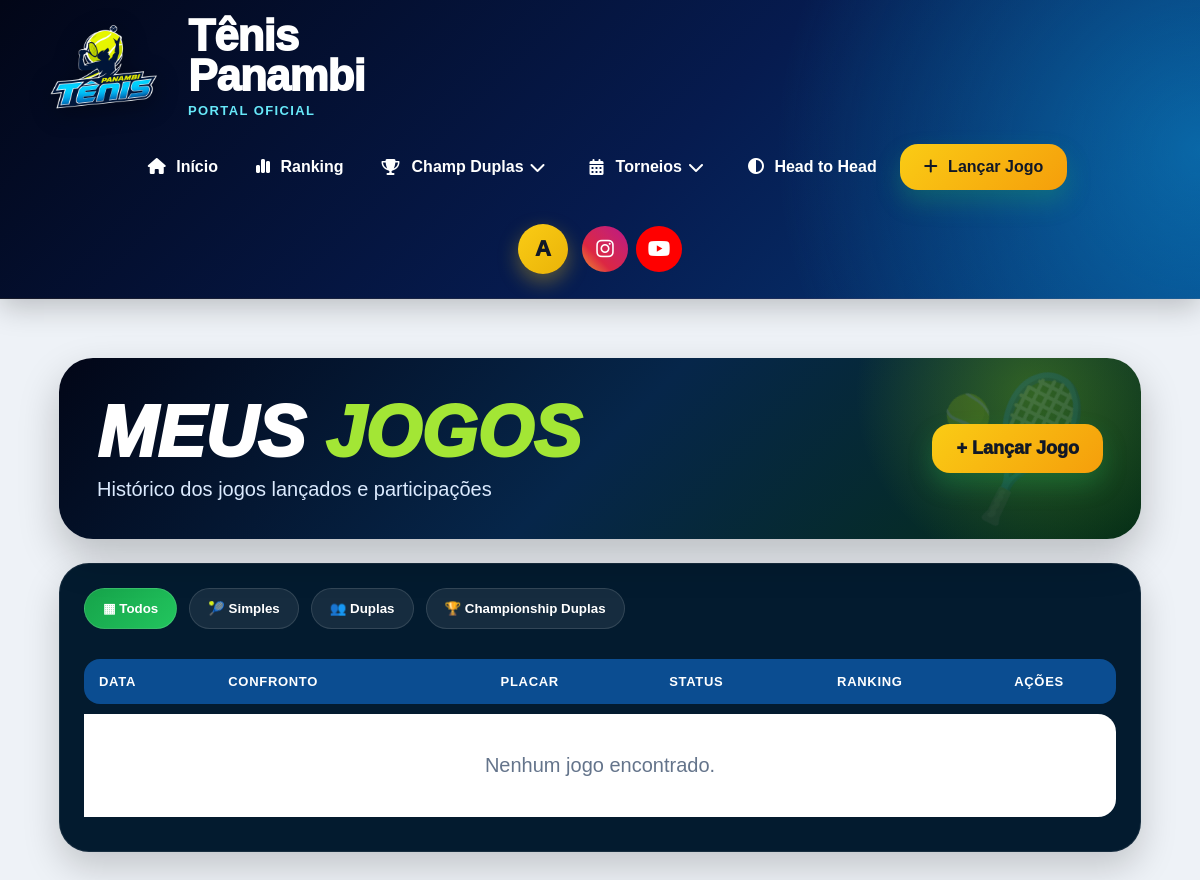
The app's page /meus-jogos/ (signed in), older data.
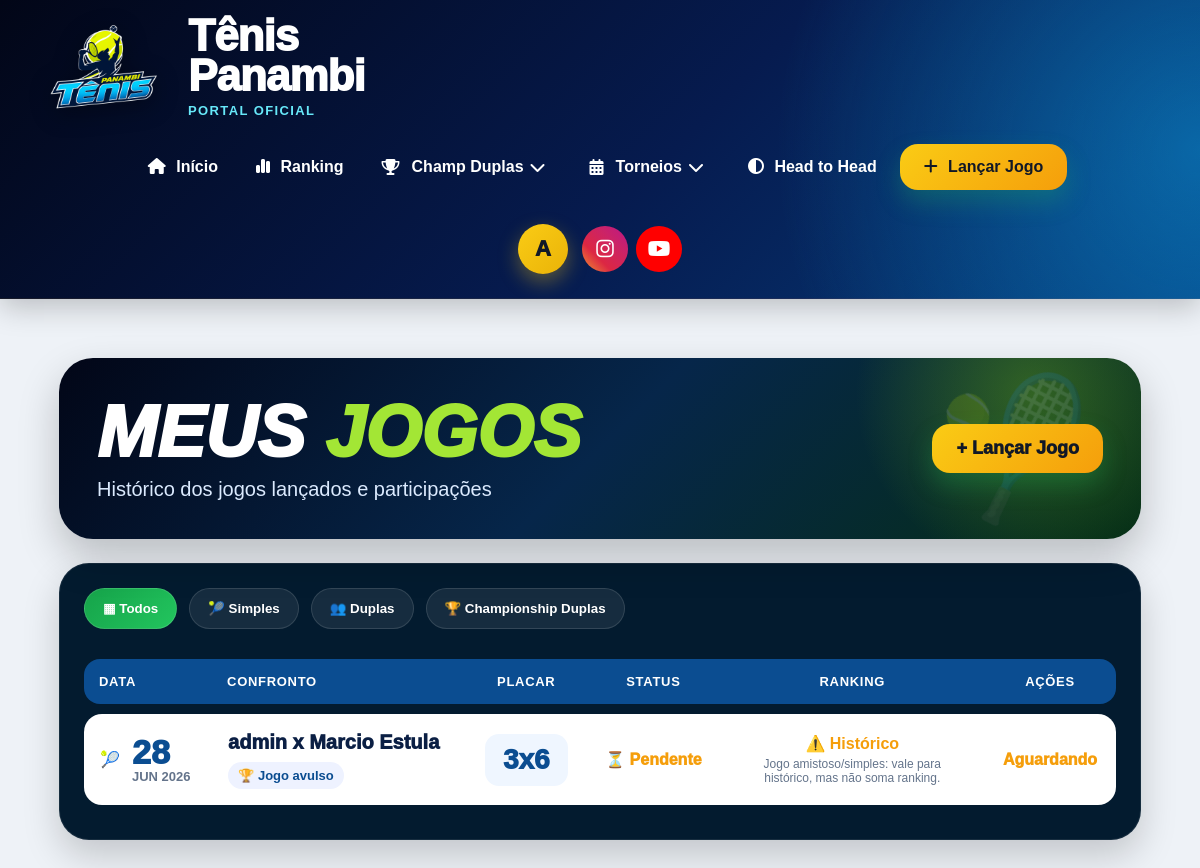
The same page, newer data.
### core/models.py (models this page shows, shortened)
class ParticipanteJogo(models.Model):
    LADOS = [
        ('A', 'Lado A'),
        ('B', 'Lado B'),
    ]
    jogo = models.ForeignKey(
        Jogo,
        on_delete=models.CASCADE,
        related_name='participantes'
    )
    jogador = models.ForeignKey(
        Jogador,
        on_delete=models.CASCADE
    )
    lado = models.CharField(
        max_length=1,
        choices=LADOS
    )
    vencedor = models.BooleanField(default=False)
    pontos_ranking = models.IntegerField(default=0)

class Jogo(models.Model):
    TIPOS = [
    ('SIMPLES', 'Simples Amistoso'),
    ('AMISTOSO_DUPLAS', 'Duplas Amistoso'),
    ('CHAMPIONSHIP_SIMPLES', 'Championship Simples'),
    ('CHAMPIONSHIP_DUPLAS', 'Championship Duplas'),
]
    STATUS_JOGO = [
        ('PENDENTE', 'Pendente'),
        ('CONFIRMADO', 'Confirmado'),
        ('CONTESTADO', 'Contestado'),
    ]
    FASES = [
        ('OITAVAS', 'Oitavas'),
        ('QUARTAS', 'Quartas'),
        ('SEMI', 'Semi Final'),
        ('FINAL', 'Final'),
    ]
    torneio = models.ForeignKey(
        Torneio,
        on_delete=models.CASCADE,
        blank=True,
        null=True
    )
    categoria = models.ForeignKey(
        CategoriaTorneio,
        on_delete=models.SET_NULL,
        blank=True,
        null=True
    )
    tipo_jogo = models.CharField(
        max_length=30,
        choices=TIPOS
    )
    rodada = models.IntegerField(
        blank=True,
        null=True
    )
    fase = models.CharField(
        max_length=20,
        choices=FASES,
        blank=True,
        null=True
    )
    data_jogo = models.DateField()
    status = models.CharField(
        max_length=20,
        choices=STATUS_JOGO,
        default='PENDENTE'
    )
    criado_em = models.DateTimeField(auto_now_add=True)
    observacoes = models.TextField(
        blank=True,
        null=True
    )
    def descricao_confronto(self):
        lado_a = []
        lado_b = []
        for p in self.participantes.all():
            if p.lado == 'A':
                lado_a.append(p.jogador.nome)
            if p.lado == 'B':
                lado_b.append(p.jogador.nome)
        nome_a = ' / '.join(lado_a)
        nome_b = ' / '.join(lado_b)
        return f'{nome_a} x {nome_b}'
    def placar_resumido(self):
        placares = []
        for s in self.sets.all().order_by('numero_set'):
            placar = f'{s.games_lado_a}x{s.games_lado_b}'
            if s.teve_tiebreak:
                placar += f' ({s.tiebreak_lado_a}x{s.tiebreak_lado_b})'
            placares.append(placar)
        return ' / '.join(placares)

class Jogador(models.Model):
    CATEGORIAS = [
        ('A', 'Categoria A'),
        ('B', 'Categoria B'),
        ('C', 'Categoria C'),
    ]
    NIVEIS = [
        ('INICIANTE', 'Iniciante'),
        ('INTERMEDIARIO', 'Intermediário'),
        ('AVANCADO', 'Avançado'),
    ]
    MAOS = [
        ('DIREITA', 'Direita'),
        ('ESQUERDA', 'Esquerda'),
    ]
    BACKHANDS = [
        ('UMA_MAO', '1 mão'),
        ('DUAS_MAOS', '2 mãos'),
    ]
    ESTILOS_JOGO = [
        ('OFENSIVO', 'Ofensivo'),
        ('DEFENSIVO', 'Defensivo'),
        ('ALL_COURT', 'All Court'),
        ('SAQUE_VOLEIO', 'Saque e Voleio'),
    ]
    CLUBES = [
        ('TENIS_PANAMBI', 'Tênis Panambi'),
        ('AABB', 'AABB'),
        ('AFUBRA', 'Afubra'),
        ('OUTRO', 'Outro'),
    ]
    usuario = models.OneToOneField(
        User,
        on_delete=models.SET_NULL,
        null=True,
        blank=True
    )
    nome = models.CharField(max_length=150)
    email = models.EmailField(
        blank=True,
        null=True
    )
    telefone = models.CharField(
        max_length=30,
        blank=True,
        null=True
    )
    cidade = models.CharField(
        max_length=100,
        blank=True,
        null=True
    )
    categoria = models.CharField(
        max_length=1,
        choices=CATEGORIAS,
        blank=True,
        null=True
    )
    nivel = models.CharField(
        max_length=20,
        choices=NIVEIS,
        default='INICIANTE'
    )
    mao_dominante = models.CharField(
        max_length=20,
        choices=MAOS,
        default='DIREITA'
    )
    raquete = models.CharField(
        max_length=100,
        blank=True,
        null=True
    )
    instagram = models.CharField(
        max_length=100,
        blank=True,
        null=True
    )
    foto = models.ImageField(
        upload_to='jogadores/',
        blank=True,
        null=True
    )
    ano_inicio = models.PositiveIntegerField(
        blank=True,
        null=True,
        verbose_name='Ano que começou a jogar'
    )
    clube = models.CharField(
        max_length=30,
        choices=CLUBES,
        blank=True,
        null=True
    )
    backhand = models.CharField(
        max_length=20,
        choices=BACKHANDS,
        blank=True,
        null=True
    )
    estilo_jogo = models.CharField(
        max_length=30,
        choices=ESTILOS_JOGO,
        blank=True,
        null=True
    )
    jogador_favorito = models.CharField(
        max_length=100,
        blank=True,
        null=True
    )
    frase_pessoal = models.CharField(
        max_length=200,
        blank=True,
        null=True
    )
    jogos_historicos = models.IntegerField(default=0)
    vitorias_historicas = models.IntegerField(default=0)
    derrotas_historicas = models.IntegerField(default=0)
    titulos_cd = models.IntegerField(default=0)
    vice_cd = models.IntegerField(default=0)
    semifinal_cd = models.IntegerField(default=0)
    ativo = models.BooleanField(default=False)
    cadastro_revisado = models.BooleanField(default=False)
    criado_em = models.DateTimeField(auto_now_add=True)
    class Meta:
        ordering = ['categoria', 'nome']

class SetJogo(models.Model):
    jogo = models.ForeignKey(
        Jogo,
        on_delete=models.CASCADE,
        related_name='sets'
    )
    numero_set = models.IntegerField()
    games_lado_a = models.IntegerField()
    games_lado_b = models.IntegerField()
    teve_tiebreak = models.BooleanField(default=False)
    tiebreak_lado_a = models.IntegerField(
        blank=True,
        null=True
    )
    tiebreak_lado_b = models.IntegerField(
        blank=True,
        null=True
    )

### core/views.py (the view, shortened to what this page needs)
@login_required
def meus_jogos(request):
    jogador = Jogador.objects.filter(
        usuario=request.user
    ).first()
    if not jogador:
        return redirect('meu_perfil')
    participacoes = ParticipanteJogo.objects.filter(
        jogador=jogador
    ).select_related(
        'jogo',
        'jogo__torneio',
        'jogo__categoria'
    ).order_by(
        'jogo__rodada',
        'jogo__id'
    )
    controle_rodadas = {}
    rodadas_validas = {}
    for p in participacoes:
        jogo = p.jogo
        categoria = jogo.categoria
        rodada = jogo.rodada or 0
        p.contabilizado = False
        p.historico_valido = False
        p.motivo_desconsiderado = ''
        p.pontos_calculados = 0
        p.pontos_rodada = 0
        if jogo.tipo_jogo != 'CHAMPIONSHIP_DUPLAS':
            p.historico_valido = True
            p.motivo_desconsiderado = 'Jogo amistoso/simples: vale para histórico, mas não soma ranking.'
            continue
    rodadas_por_categoria = {}
    for dados_rodada in rodadas_validas.values():
        categoria = dados_rodada['categoria']
        if categoria.id not in rodadas_por_categoria:
            rodadas_por_categoria[categoria.id] = []
        rodadas_por_categoria[categoria.id].append(dados_rodada)
    participacoes = sorted(
        participacoes,
        key=lambda p: (
            -(p.jogo.data_jogo.toordinal() if p.jogo.data_jogo else 0),
            -(p.jogo.id or 0)
        )
    )
    return render(
        request,
        'jogador/meus_jogos.html',
        {
            'participacoes': participacoes
        }
    )

### core/templates/jogador/meus_jogos.html (shortened to what this page needs)
{% extends 'base/base.html' %}
{% block content %}
<div class="meus-jogos-sport">
    <div class="hero-jogos">
        <div class="hero-top">
            <div>
                <div class="titulo-jogos">
                    Meus <span>Jogos</span>
                </div>
                <div class="subtitulo-jogos">
                    Histórico dos jogos lançados e participações
                </div>
            </div>
            <a href="/lancar-jogo/" class="btn-lancar">
                + Lançar Jogo
            </a>
        </div>
    </div>
    <div class="jogos-painel">
        <div class="filtros-jogos">
            <button type="button" class="filtro-chip ativo" onclick="filtrarJogos('todos', this)">
                ▦ Todos
            </button>
            <button type="button" class="filtro-chip" onclick="filtrarJogos('simples', this)">
                🎾 Simples
            </button>
            <button type="button" class="filtro-chip" onclick="filtrarJogos('duplas', this)">
                👥 Duplas
            </button>
            <button type="button" class="filtro-chip" onclick="filtrarJogos('championship', this)">
                🏆 Championship Duplas
            </button>
        </div>
        <table class="tabela-jogos">
            <tr>
                <th>Data</th>
                <th>Confronto</th>
                <th style="text-align:center;">Placar</th>
                <th style="text-align:center;">Status</th>
                <th style="text-align:center;">Ranking</th>
                <th style="text-align:center;">Ações</th>
            </tr>
            {% for p in participacoes %}
            <tr
                class="linha-jogo"
                data-tipo="{% if p.jogo.tipo_jogo == 'SIMPLES' %}simples{% elif p.jogo.tipo_jogo == 'CHAMPIONSHIP_DUPLAS' %}championship{% else %}duplas{% endif %}"
            >
                <td>
                    <div class="data-box">
                        <div>🎾</div>
                        <div>
                            <div class="data-dia">
                                {{ p.jogo.data_jogo|date:"d" }}
                            </div>
                            <div class="data-mes">
                                {{ p.jogo.data_jogo|date:"M Y" }}
                            </div>
                        </div>
                    </div>
                </td>
                <td>
                    <div class="confronto">
                        {{ p.jogo.descricao_confronto }}
                    </div>
                    <div class="torneio-jogo">
                        🏆
                        {% if p.jogo.torneio %}
                            {{ p.jogo.torneio.nome }}
                        {% else %}
                            Jogo avulso
                        {% endif %}
                    </div>
                </td>
                <td style="text-align:center;">
                    <div class="placar">
                        {{ p.jogo.placar_resumido }}
                    </div>
                </td>
                <td style="text-align:center;">
                    {% if p.jogo.status == 'CONFIRMADO' %}
                        <div class="status-ok">✅ Confirmado</div>
                    {% elif p.jogo.status == 'PENDENTE' %}
                        <div class="status-pendente">⏳ Pendente</div>
                    {% else %}
                        <div class="status-erro">❌ Cancelado</div>
                    {% endif %}
                </td>
                <td style="text-align:center;">
                    {% if p.contabilizado %}
                        <div class="status-ok ranking-badge">
                            ✅ Computado
                        </div>
                        <div class="ranking-motivo">
                            {{ p.pontos_calculados }} pts
                        </div>
                    {% elif p.historico_valido %}
                        <div class="status-pendente ranking-badge">
                            ⚠️ Histórico
                        </div>
                        <div class="ranking-motivo">
                            {{ p.motivo_desconsiderado }}
                        </div>
                    {% endif %}
                </td>
                <td style="text-align:center;">
                    {% if p.jogo.status == 'PENDENTE' and p.lado == 'B' %}
                        <a
                            href="/confirmar-resultado-usuario/{{ p.jogo.id }}/"
                            class="acao-confirmar"
                        >
                            Confirmar
                        </a>
                    {% elif p.jogo.status == 'PENDENTE' %}
                        <div class="acao-aguardando">
                            Aguardando
                        </div>
                    {% else %}
                        <div class="acao-finalizado">
                            🏆 Finalizado
                        </div>
                    {% endif %}
                </td>
            </tr>
            {% empty %}
            <tr>
                <td colspan="6" style="padding:40px;text-align:center;color:#64748b;font-size:20px;">
                    Nenhum jogo encontrado.
                </td>
            </tr>
            {% endfor %}
        </table>
    </div>
</div>
{% endblock %}

### core/templates/base/base.html (shortened to what this page needs)
{% load static %}
<!DOCTYPE html>
<html lang="pt-br">
<head>
    <link rel="stylesheet"
          href="https://cdnjs.cloudflare.com/ajax/libs/font-awesome/6.5.1/css/all.min.css">
</head>
<body>
<header class="topo">
    <div class="logo-area">
        <img src="{% static 'img/logo.png' %}" alt="Tênis Panambi">
        <div>
            <div class="titulo-site">
                Tênis<br>Panambi
            </div>
            <div class="subtitulo-site">
                Portal Oficial
            </div>
        </div>
    </div>
    <nav class="menu">
        <a href="/">
            <i class="fa-solid fa-house"></i> Início
        </a>
        <a href="/ranking/">
            <i class="fa-solid fa-chart-simple"></i> Ranking
        </a>
        <div class="menu-dropdown">
    <a href="#" class="menu-dropdown-btn">
        <i class="fa-solid fa-trophy"></i> Champ Duplas
        <i class="fa-solid fa-chevron-down"></i>
    </a>
</div>
<div class="menu-dropdown">
    <a href="#" class="menu-dropdown-btn">
        <i class="fa-solid fa-calendar-days"></i> Torneios
        <i class="fa-solid fa-chevron-down"></i>
    </a>
</div>
<a href="/head-to-head/">
    <i class="fa-solid fa-circle-half-stroke"></i> Head to Head
</a>
        {% if user.is_authenticated %}
            <a href="/lancar-jogo/" class="btn-lancar">
                <i class="fa-solid fa-plus"></i> Lançar Jogo
            </a>
        {% endif %}
    </nav>
    <div class="acoes-topo">
        {% if user.is_authenticated %}
            <div class="usuario-dropdown">
               <a href="#" class="usuario">
    {{ user.username|first|upper }}
</a>
            </div>
        {% endif %}
        <div class="social-topo">
            <a
                href="https://instagram.com/tenispanambi"
                target="_blank"
                class="social-link instagram"
            >
                <i class="fab fa-instagram"></i>
            </a>
            <a
                href="https://youtube.com/@tenispanambi"
                target="_blank"
                class="social-link youtube"
            >
                <i class="fab fa-youtube"></i>
            </a>
        </div>
    </div>
</header>
<div class="conteudo">
    {% block content %}
    {% endblock %}
</div>
</body>
</html>

Row changes from the older to the newer data that the page shows:
added ParticipanteJogo: jogo.data_jogo "28", jogo.data_jogo "JUN 2026", jogo.descricao_confronto "admin x Marcio Estula", shows "Jogo avulso", jogo.placar_resumido "3x6", shows "⏳ Pendente", motivo_desconsiderado "Jogo amistoso/simples: vale para histórico, mas não soma ranking.", shows "Aguardando"
Text that changed along with them:
text no longer shown: "Nenhum jogo encontrado."
